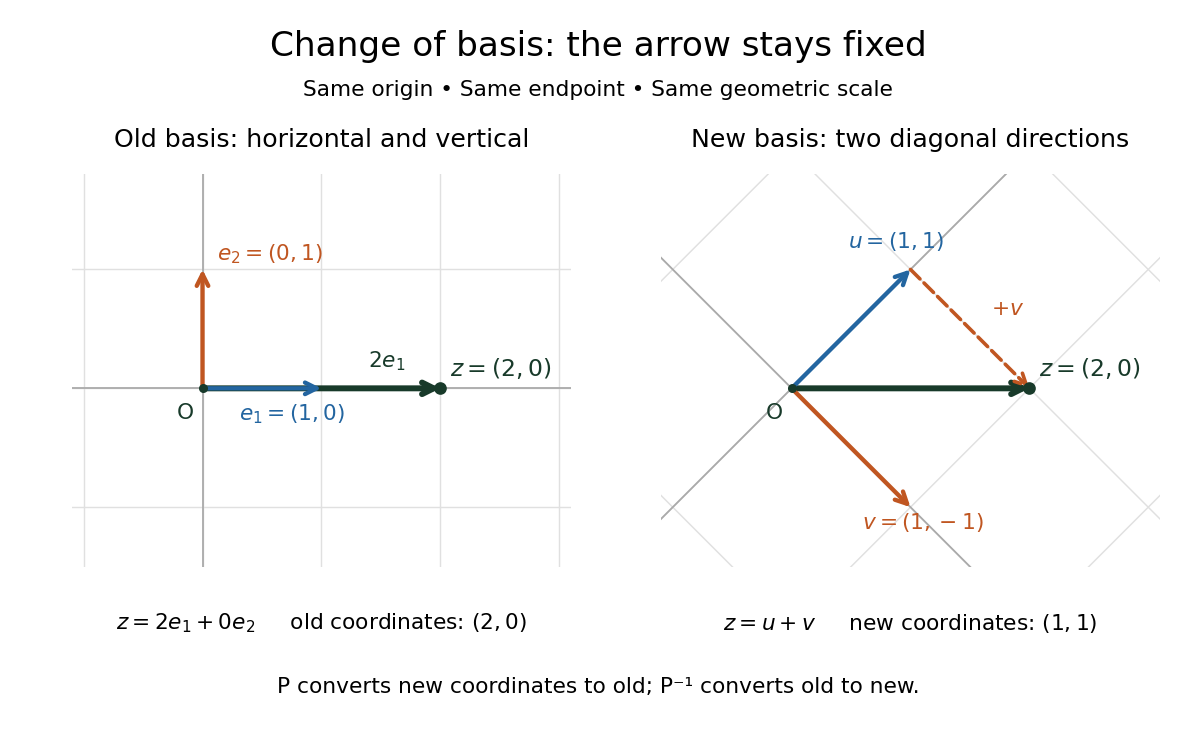

The Python source for this figure:
"""Show one fixed vector in old and new bases; write the PNG to CWD.

Tested with Python 3.14.4, NumPy 2.3.5 and Matplotlib 3.10.7.
"""

from pathlib import Path

import matplotlib

matplotlib.use("Agg")
import matplotlib.pyplot as plt
import numpy as np


def arrow(ax, start, end, color, lw=2.4, style="-", zorder=4):
    ax.annotate("", end, start,
                arrowprops={"arrowstyle": "->", "color": color,
                            "lw": lw, "linestyle": style, "shrinkA": 0,
                            "shrinkB": 0, "mutation_scale": 16}, zorder=zorder)


def main():
    p = np.array([[1., 1.], [1., -1.]])
    inverse = np.linalg.inv(p)
    vector = np.array([2., 0.])
    coordinates = inverse @ vector
    assert np.allclose(coordinates, [1, 1])
    assert np.allclose(p @ coordinates, vector)
    assert np.allclose(inverse, p / 2)
    assert np.isclose(np.linalg.det(p), -2)
    assert np.allclose(inverse @ [5, 5], [5, 0])
    old_map = np.diag([2., 3.])
    new_map = inverse @ old_map @ p
    assert np.allclose(new_map, [[2.5, -.5], [-.5, 2.5]])
    assert np.allclose(new_map @ coordinates, [2, 2])
    assert np.allclose(p @ (new_map @ coordinates), [4, 0])

    plt.rcParams.update({"font.size": 12, "figure.facecolor": "white"})
    fig, axes = plt.subplots(1, 2, figsize=(9.2, 5.7), facecolor="white")
    fig.subplots_adjust(left=0.06, right=0.97, bottom=0.21, top=0.79, wspace=0.18)
    blue, orange, ink = "#2365a0", "#c05621", "#183a2a"
    for ax in axes:
        ax.set_facecolor("white")
        ax.set_aspect("equal")
        ax.set_xlim(-1.1, 3.1)
        ax.set_ylim(-1.5, 1.8)
        ax.set_xticks([])
        ax.set_yticks([])
        for spine in ax.spines.values():
            spine.set_visible(False)
        ax.plot(0, 0, "o", color=ink, ms=4, zorder=6)
        ax.text(-0.07, -0.12, "O", ha="right", va="top", color=ink)
        arrow(ax, (0, 0), vector, ink, lw=3.3, zorder=3)
        ax.plot(*vector, "o", color=ink, ms=6, zorder=6)
        ax.text(2.08, 0.10, r"$z=(2,0)$", color=ink, fontsize=13)

    old, new = axes
    old.set_title("Old basis: horizontal and vertical", fontsize=14, pad=15)
    for k in range(-3, 5):
        old.axhline(k, color="#e0e0e0", lw=0.8, zorder=0)
        old.axvline(k, color="#e0e0e0", lw=0.8, zorder=0)
    old.axhline(0, color="#aaaaaa", lw=1, zorder=1)
    old.axvline(0, color="#aaaaaa", lw=1, zorder=1)
    arrow(old, (0, 0), (1, 0), blue, lw=2.4, zorder=5)
    arrow(old, (0, 0), (0, 1), orange)
    old.text(0.75, -0.27, r"$e_1=(1,0)$", color=blue, ha="center")
    old.text(0.12, 1.08, r"$e_2=(0,1)$", color=orange)
    old.text(1.55, 0.18, r"$2e_1$", color=ink, ha="center")

    new.set_title("New basis: two diagonal directions", fontsize=14, pad=15)
    t = np.linspace(-6, 6, 2)
    for k in range(-4, 5):
        along_v = k * p[:, 0, None] + p[:, 1, None] * t
        along_u = p[:, 0, None] * t + k * p[:, 1, None]
        new.plot(*along_v, color="#e0e0e0", lw=0.8, zorder=0)
        new.plot(*along_u, color="#e0e0e0", lw=0.8, zorder=0)
    new.plot(t, t, color="#aaaaaa", lw=1, zorder=1)
    new.plot(t, -t, color="#aaaaaa", lw=1, zorder=1)
    arrow(new, (0, 0), p[:, 0], blue)
    arrow(new, (0, 0), p[:, 1], orange)
    arrow(new, p[:, 0], vector, orange, style="--", lw=2)
    new.text(0.88, 1.18, r"$u=(1,1)$", color=blue, ha="center")
    new.text(1.1, -1.18, r"$v=(1,-1)$", color=orange, ha="center")
    new.text(1.68, 0.62, r"$+v$", color=orange)

    fig.suptitle("Change of basis: the arrow stays fixed", fontsize=19, y=0.96)
    fig.text(0.5, 0.87, "Same origin • Same endpoint • Same geometric scale",
             ha="center", fontsize=12)
    for ax, label in zip(axes, [r"$z=2e_1+0e_2$     old coordinates: $(2,0)$",
                                r"$z=u+v$     new coordinates: $(1,1)$"]):
        bounds = ax.get_position()
        fig.text((bounds.x0 + bounds.x1) / 2, 0.15, label, ha="center", fontsize=12)
    fig.text(0.5, 0.065, "P converts new coordinates to old; P⁻¹ converts old to new.",
             ha="center", fontsize=12)
    fig.savefig(Path.cwd() / (Path(__file__).stem + ".png"), dpi=130,
                facecolor="white", transparent=False)
    plt.close(fig)
    print("Checked: det(P)=-2; old (2,0) ↔ new (1,1); P⁻¹AP; new output (2,2) ↔ old (4,0).")


if __name__ == "__main__":
    main()
